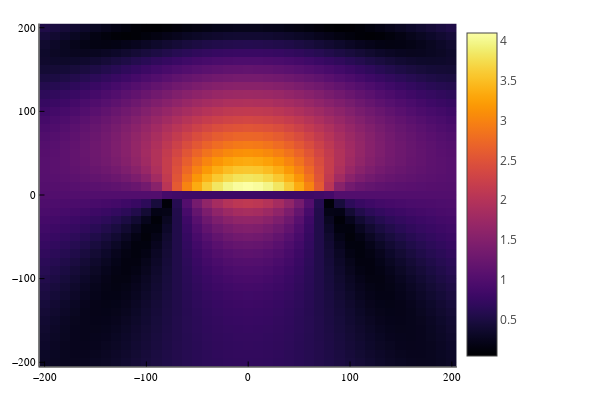

This figure's notebook cell:
### Code cell
heatmap(xA,yA,imagenH)

### Figure 1 — Plotly figure (JSON) as saved in the notebook; plotly's stock layout.template omitted (floating-point values rounded to 4 significant figures; data arrays with more than 128 entries replaced by an {"elided": "..."} marker saying what was removed)
{"data": [{"colorbar": {"len": 0.9525, "title": {"text": ""}, "x": 0.7615, "y": 0.5139}, "colorscale": {"elided": "256x2 mixed values"}, "name": "y1", "showlegend": false, "showscale": true, "type": "heatmap", "x": [-205, -195, -185, -175, -165, -155, -145, -135, -125, -115, -105, -95, -85, -75, -65, -55, -45, -35, -25, -15, -5, 5, 15, 25, 35, 45, 55, 65, 75, 85, 95, 105, 115, 125, 135, 145, 155, 165, 175, 185, 195, 205], "xaxis": "x", "y": [-205, -195, -185, -175, -165, -155, -145, -135, -125, -115, -105, -95, -85, -75, -65, -55, -45, -35, -25, -15, -5, 5, 15, 25, 35, 45, 55, 65, 75, 85, 95, 105, 115, 125, 135, 145, 155, 165, 175, 185, 195, 205], "yaxis": "y", "z": {"elided": "41x41 float values"}, "zmax": 4.096, "zmin": 0.03608}], "layout": {"annotations": [], "height": 400, "legend": {"bgcolor": "rgba(255, 255, 255, 1.000)", "bordercolor": "rgba(0, 0, 0, 1)", "borderwidth": 1, "font": {"color": "rgba(0, 0, 0, 1)", "family": "sans-serif", "size": 11}, "title": {"font": {"color": "rgba(0, 0, 0, 1)", "family": "sans-serif", "size": 15}, "text": ""}, "tracegroupgap": 0, "traceorder": "normal", "x": 1, "xanchor": "auto", "y": 1, "yanchor": "auto"}, "margin": {"b": 20, "l": 0, "r": 0, "t": 20}, "paper_bgcolor": "rgba(255, 255, 255, 1.000)", "plot_bgcolor": "rgba(255, 255, 255, 1.000)", "showlegend": true, "width": 600, "xaxis": {"anchor": "y", "domain": [0.06582, 0.7615], "gridcolor": "rgba(0, 0, 0, 0.1)", "gridwidth": 0.5, "linecolor": "rgba(0, 0, 0, 1)", "mirror": false, "range": [-205, 205], "showgrid": true, "showline": true, "showticklabels": true, "tickangle": 0, "tickcolor": "rgb(0, 0, 0)", "tickfont": {"color": "rgba(0, 0, 0, 1)", "family": "sans-serif", "size": 11}, "tickmode": "array", "ticks": "inside", "ticktext": ["−200", "−100", "0", "100", "200"], "tickvals": [-200, -100, 0, 100, 200], "title": {"font": {"color": "rgba(0, 0, 0, 1)", "family": "sans-serif", "size": 15}, "text": ""}, "type": "linear", "visible": true, "zeroline": false, "zerolinecolor": "rgba(0, 0, 0, 1)"}, "yaxis": {"anchor": "x", "domain": [0.03762, 0.9902], "gridcolor": "rgba(0, 0, 0, 0.1)", "gridwidth": 0.5, "linecolor": "rgba(0, 0, 0, 1)", "mirror": false, "range": [-205, 205], "showgrid": true, "showline": true, "showticklabels": true, "tickangle": 0, "tickcolor": "rgb(0, 0, 0)", "tickfont": {"color": "rgba(0, 0, 0, 1)", "family": "sans-serif", "size": 11}, "tickmode": "array", "ticks": "inside", "ticktext": ["−200", "−100", "0", "100", "200"], "tickvals": [-200, -100, 0, 100, 200], "title": {"font": {"color": "rgba(0, 0, 0, 1)", "family": "sans-serif", "size": 15}, "text": ""}, "type": "linear", "visible": true, "zeroline": false, "zerolinecolor": "rgba(0, 0, 0, 1)"}}}
